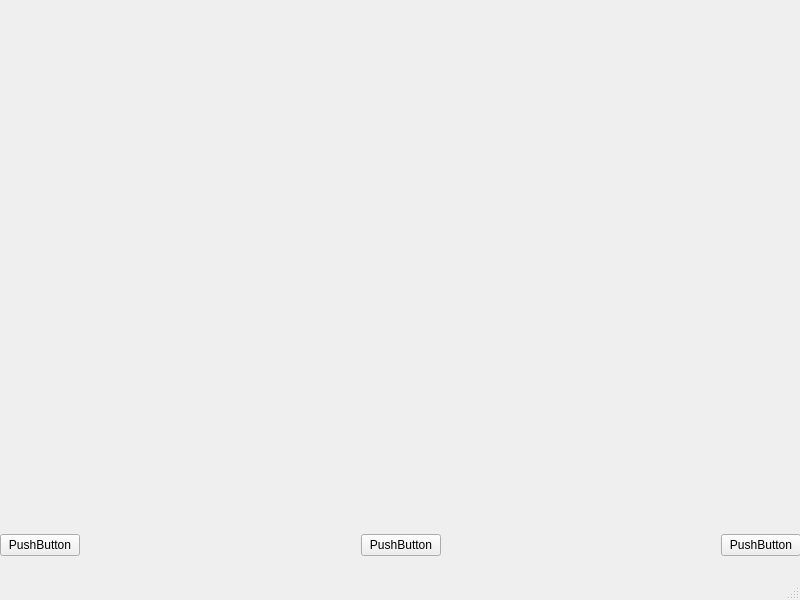
<?xml version="1.0" encoding="UTF-8"?>
<ui version="4.0">
 <class>MainWindow</class>
 <widget class="QMainWindow" name="MainWindow">
  <property name="geometry">
   <rect>
    <x>0</x>
    <y>0</y>
    <width>800</width>
    <height>600</height>
   </rect>
  </property>
  <property name="windowTitle">
   <string>MainWindow</string>
  </property>
  <widget class="QWidget" name="centralwidget">
   <widget class="QWidget" name="horizontalLayoutWidget">
    <property name="geometry">
     <rect>
      <x>0</x>
      <y>530</y>
      <width>801</width>
      <height>31</height>
     </rect>
    </property>
    <layout class="QHBoxLayout" name="horizontalLayout">
     <item>
      <widget class="QPushButton" name="pushButton">
       <property name="text">
        <string>PushButton</string>
       </property>
      </widget>
     </item>
     <item>
      <spacer name="horizontalSpacer">
       <property name="orientation">
        <enum>Qt::Horizontal</enum>
       </property>
       <property name="sizeHint" stdset="0">
        <size>
         <width>40</width>
         <height>20</height>
        </size>
       </property>
      </spacer>
     </item>
     <item>
      <widget class="QPushButton" name="pushButton_2">
       <property name="text">
        <string>PushButton</string>
       </property>
      </widget>
     </item>
     <item>
      <spacer name="horizontalSpacer_2">
       <property name="orientation">
        <enum>Qt::Horizontal</enum>
       </property>
       <property name="sizeHint" stdset="0">
        <size>
         <width>40</width>
         <height>20</height>
        </size>
       </property>
      </spacer>
     </item>
     <item>
      <widget class="QPushButton" name="pushButton_3">
       <property name="text">
        <string>PushButton</string>
       </property>
      </widget>
     </item>
    </layout>
   </widget>
  </widget>
  <widget class="QMenuBar" name="menubar">
   <property name="geometry">
    <rect>
     <x>0</x>
     <y>0</y>
     <width>800</width>
     <height>21</height>
    </rect>
   </property>
  </widget>
  <widget class="QStatusBar" name="statusbar"/>
 </widget>
 <resources/>
 <connections/>
</ui>
